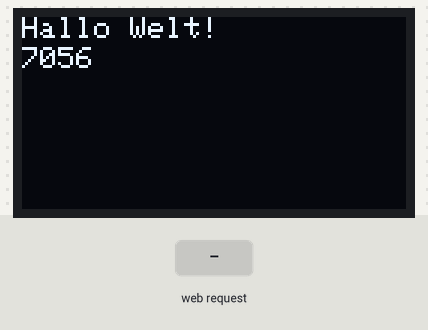
Recording of a sketch running on a simulated ESP8266 (NodeMCU). On the bench: 128×64 one-colour display. The inputs (shaded band) are chosen by the test bench. The display library's start-up logo is not drawn; what the sketch prints to the serial monitor is not drawn.

Above: at 7.6 s.
7.7 s: HTTP request GET / received
At 8.9 s:
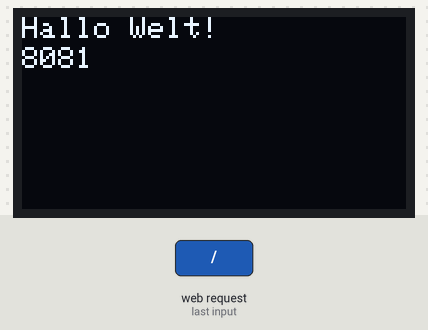
At 13.0 s:
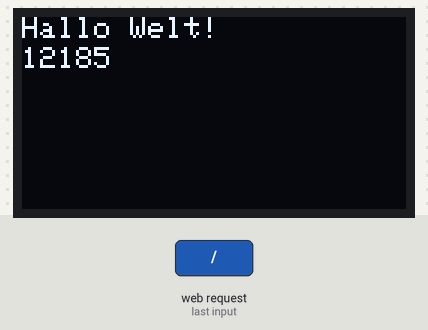
Timing chart, 0 to 14.5 s (numbered marks = the images above; inputs shaded):
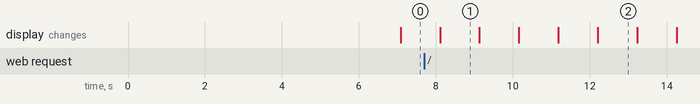

The sketch:

Wireless_Board.ino
```cpp
#include <ESP8266WiFi.h>
#include <ESP8266WebServer.h>

#include <Adafruit_GFX.h>
#include <Adafruit_SSD1306.h>

#define OLED_RESET 4
Adafruit_SSD1306 display(OLED_RESET);


String html1 = {
"<form>\n"
"    <div class=\"CardNumber\">\n"
"        <label for=\"card\">Enter Card Number (1-22) or 99 to abort experiment:</label>\n"
"        <input id=\"card\" type=\"number\" name=\"card\" step=\"1\" min=\"1\" max=\"99\" required>\n"
"        <span class=\"validity\"></span>\n"
"    </div>\n"
"    <div class=\"feetInputGroup\" style=\"display: none;\">\n"
"        <span>Enter Card Number (1-22) or 99 to abort experiment</span>\n"
"        <span class=\"validity\"></span>\n"
"    </div>\n"
"    <div>\n"
"        <input type=\"submit\" value=\"Submit form\">\n"
"    </div>\n"
"</form>"
};


ESP8266WebServer server(80);

const char* ssid = "MagicCards";
const char* password =  "12345678";


void Ereignis_Index()           // Wird ausgeuehrt wenn "http://<ip address>/" aufgerufen wurde
{
      String message = "";
      //message += server.args();            //Get number of parameters
      //message += "\n";                            //Add a new line

      for (int i = 0; i < server.args(); i++) {
      //message += "Arg nº" + (String)i + " –> ";   //Include the current iteration value
      //message += server.argName(i) + ": ";     //Get the name of the parameter
      //message += server.arg(i) + "\n";              //Get the value of the parameter
      message += server.arg(i);
      }

      String feedback = {"Last card sent: " + message + html1};

      //server.send(200, "text/plain", message);
      Serial.write("#");
      Serial.println(message);
      //delay(5000);
      server.send(200, "text/html", feedback);
}


void setup() {

    Serial.begin(9600);

    display.begin(SSD1306_SWITCHCAPVCC, 0x3C);
    display.display();
    delay(1000);
    display.clearDisplay();

    Serial.println("Starte WLAN-Hotspot \"MagicCards\"");
    WiFi.mode(WIFI_AP);           // access point modus
    WiFi.softAP(ssid, password);    // Name des Wi-Fi netzes
    delay(5000);                   //Abwarten 5s
    Serial.print("IP Adresse ");  //Ausgabe aktueller IP des Servers
    Serial.println(WiFi.softAPIP());

      //  Bechandlung der Ereignissen anschlissen
    server.on("/", Ereignis_Index);
    server.on("/?card", handleCard); //Associate the handler function to the path

    server.begin(); //Start the server
    server.send(200, "text/html", html1);
    Serial.println("Server listening");

}

void loop() {

    server.handleClient(); //Handling of incoming requests
    delay(1000);
    display.setTextSize(1);
    display.setTextColor(WHITE);
    display.setCursor(0,0);
    display.println("Hallo Welt!");
    display.setCursor(0,10);
    display.println(millis());
    display.display();
    display.clearDisplay();

}

void handleCard() { //Handler for the body path

      String message = "Number of args received:";
      message += server.args();            //Get number of parameters
      message += "\n";                            //Add a new line

      for (int i = 0; i < server.args(); i++) {
      message += "Arg nº" + (String)i + " –> ";   //Include the current iteration value
      message += server.argName(i) + ": ";     //Get the name of the parameter
      message += server.arg(i) + "\n";              //Get the value of the parameter
      //message += "*" + server.arg(i) + "#";
      }


      server.send(200, "text/plain", message);
      Serial.println(message);
}
```

Measured:
- what the display in image 1 shows lasts 1.0 s, from 8.1 s to 9.1 s
